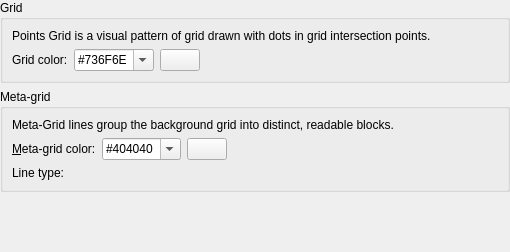
<?xml version="1.0" encoding="UTF-8"?>
<ui version="4.0">
 <class>LC_SettingsPageGridPoints</class>
 <widget class="QWidget" name="LC_SettingsPageGridPoints">
  <property name="geometry">
   <rect>
    <x>0</x>
    <y>0</y>
    <width>510</width>
    <height>252</height>
   </rect>
  </property>
  <layout class="QGridLayout" name="gridLayout_main">
   <property name="leftMargin">
    <number>0</number>
   </property>
   <property name="topMargin">
    <number>0</number>
   </property>
   <property name="rightMargin">
    <number>0</number>
   </property>
   <property name="bottomMargin">
    <number>0</number>
   </property>
   <item row="3" column="0">
    <spacer name="verticalSpacer">
     <property name="orientation">
      <enum>Qt::Orientation::Vertical</enum>
     </property>
     <property name="sizeHint" stdset="0">
      <size>
       <width>0</width>
       <height>0</height>
      </size>
     </property>
    </spacer>
   </item>
   <item row="1" column="0">
    <widget class="QGroupBox" name="groupBox_8">
     <property name="title">
      <string>Grid</string>
     </property>
     <layout class="QGridLayout" name="gridLayout">
      <item row="1" column="1">
       <widget class="LC_ContentAdjustableComboBox" name="cbGridPointsColor">
        <property name="toolTip">
         <string>Grid Point Color
Color name or hexadecimal code
for grid points</string>
        </property>
        <property name="editable">
         <bool>true</bool>
        </property>
        <item>
         <property name="text">
          <string notr="true">#736F6E</string>
         </property>
        </item>
       </widget>
      </item>
      <item row="0" column="0" colspan="4">
       <widget class="QLabel" name="label">
        <property name="text">
         <string>Points Grid is a visual pattern of grid drawn with dots in grid intersection points. </string>
        </property>
        <property name="wordWrap">
         <bool>true</bool>
        </property>
       </widget>
      </item>
      <item row="1" column="3">
       <spacer name="horizontalSpacer_2">
        <property name="orientation">
         <enum>Qt::Orientation::Horizontal</enum>
        </property>
        <property name="sizeHint" stdset="0">
         <size>
          <width>0</width>
          <height>0</height>
         </size>
        </property>
       </spacer>
      </item>
      <item row="1" column="2">
       <widget class="LC_ColorButton" name="pb_gridPoints">
        <property name="sizePolicy">
         <sizepolicy hsizetype="Maximum" vsizetype="Fixed">
          <horstretch>0</horstretch>
          <verstretch>0</verstretch>
         </sizepolicy>
        </property>
        <property name="toolTip">
         <string>Point

Click to choose color for
points.</string>
        </property>
       </widget>
      </item>
      <item row="1" column="0">
       <widget class="QLabel" name="lGridColor">
        <property name="text">
         <string>Grid color:</string>
        </property>
        <property name="buddy">
         <cstring>cbGridPointsColor</cstring>
        </property>
       </widget>
      </item>
     </layout>
    </widget>
   </item>
   <item row="2" column="0">
    <widget class="QGroupBox" name="groupBox_6">
     <property name="title">
      <string>Meta-grid</string>
     </property>
     <layout class="QGridLayout" name="gridLayout_20">
      <item row="1" column="2">
       <widget class="LC_ColorButton" name="pb_metaPoints">
        <property name="sizePolicy">
         <sizepolicy hsizetype="Maximum" vsizetype="Fixed">
          <horstretch>0</horstretch>
          <verstretch>0</verstretch>
         </sizepolicy>
        </property>
        <property name="toolTip">
         <string>Meta-Grid Line

Click to choose color for
meta-grid lines.</string>
        </property>
       </widget>
      </item>
      <item row="1" column="1">
       <widget class="LC_ContentAdjustableComboBox" name="cbMetaGridPointsColor">
        <property name="toolTip">
         <string>Meta-Grid Color

Color name or hexadecimal code
for Meta Grid lines if grid drawn by points</string>
        </property>
        <property name="editable">
         <bool>true</bool>
        </property>
        <item>
         <property name="text">
          <string notr="true">#404040</string>
         </property>
        </item>
       </widget>
      </item>
      <item row="1" column="3">
       <spacer name="horizontalSpacer">
        <property name="orientation">
         <enum>Qt::Orientation::Horizontal</enum>
        </property>
        <property name="sizeHint" stdset="0">
         <size>
          <width>0</width>
          <height>0</height>
         </size>
        </property>
       </spacer>
      </item>
      <item row="2" column="0">
       <widget class="QLabel" name="lMetaGridLineType">
        <property name="text">
         <string>Line type: </string>
        </property>
        <property name="buddy">
         <cstring>wMetaGridPointsLineType</cstring>
        </property>
       </widget>
      </item>
      <item row="1" column="0">
       <widget class="QLabel" name="lMetaGridColor">
        <property name="text">
         <string>&amp;Meta-grid color:</string>
        </property>
        <property name="buddy">
         <cstring>cbMetaGridPointsColor</cstring>
        </property>
       </widget>
      </item>
      <item row="2" column="1" colspan="2">
       <widget class="QG_LineTypeBox" name="wMetaGridPointsLineType" native="true">
        <property name="toolTip">
         <string>Meta-Grid Line Type

Type of Meta Grid line if grid is drawn as points</string>
        </property>
       </widget>
      </item>
      <item row="0" column="0" colspan="4">
       <widget class="QLabel" name="label_2">
        <property name="text">
         <string>Meta-Grid lines group the background grid into distinct, readable blocks. </string>
        </property>
        <property name="wordWrap">
         <bool>true</bool>
        </property>
       </widget>
      </item>
     </layout>
    </widget>
   </item>
  </layout>
 </widget>
 <customwidgets>
  <customwidget>
   <class>QG_LineTypeBox</class>
   <extends>QWidget</extends>
   <header>qg_linetypebox.h</header>
  </customwidget>
  <customwidget>
   <class>LC_ColorButton</class>
   <extends>QPushButton</extends>
   <header>lc_color_button.h</header>
  </customwidget>
  <customwidget>
   <class>LC_ContentAdjustableComboBox</class>
   <extends>QComboBox</extends>
   <header location="global">lc_content_adjustable_combo_box.h</header>
  </customwidget>
 </customwidgets>
 <resources/>
 <connections/>
</ui>
